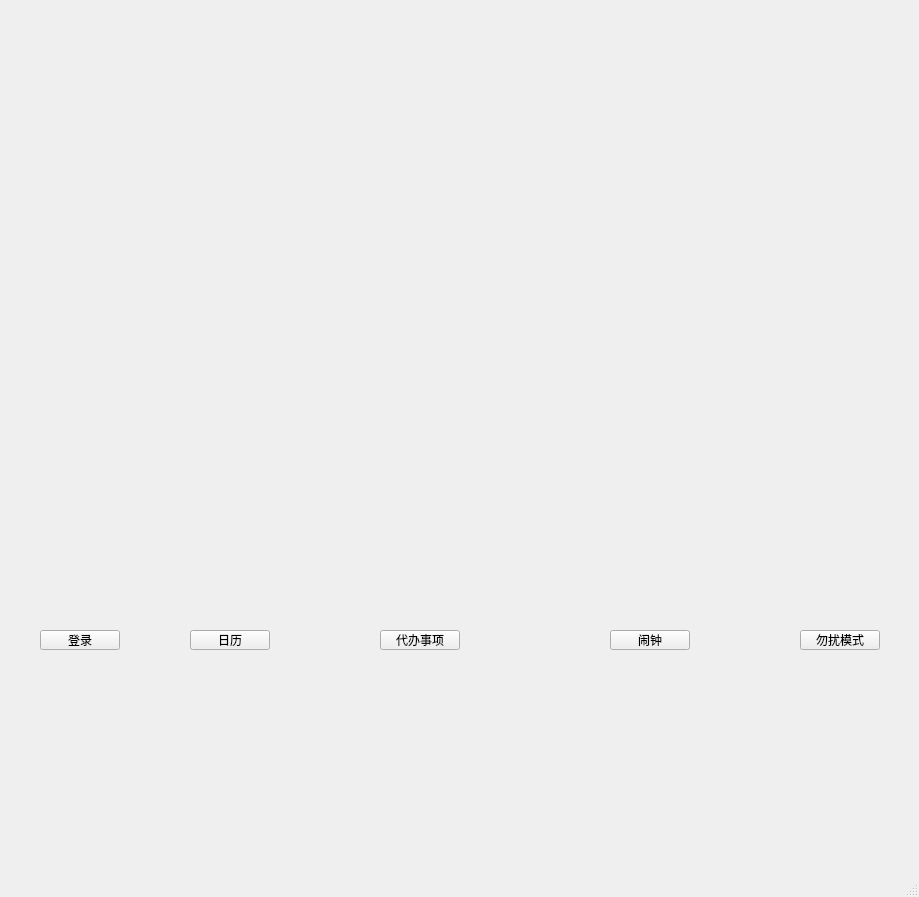
<?xml version="1.0" encoding="UTF-8"?>
<ui version="4.0">
 <class>shibi</class>
 <widget class="QMainWindow" name="shibi">
  <property name="geometry">
   <rect>
    <x>0</x>
    <y>0</y>
    <width>919</width>
    <height>897</height>
   </rect>
  </property>
  <property name="windowTitle">
   <string>shibi</string>
  </property>
  <property name="windowIcon">
   <iconset resource="image.qrc">
    <normaloff>:/image/shibi4.ico</normaloff>:/image/shibi4.ico</iconset>
  </property>
  <widget class="QWidget" name="centralwidget">
   <widget class="QStackedWidget" name="stackedWidget">
    <property name="geometry">
     <rect>
      <x>10</x>
      <y>10</y>
      <width>811</width>
      <height>591</height>
     </rect>
    </property>
    <property name="currentIndex">
     <number>-1</number>
    </property>
   </widget>
   <widget class="QPushButton" name="btn_lun">
    <property name="geometry">
     <rect>
      <x>190</x>
      <y>630</y>
      <width>80</width>
      <height>20</height>
     </rect>
    </property>
    <property name="text">
     <string>日历</string>
    </property>
   </widget>
   <widget class="QPushButton" name="btn_ing">
    <property name="geometry">
     <rect>
      <x>800</x>
      <y>630</y>
      <width>80</width>
      <height>20</height>
     </rect>
    </property>
    <property name="text">
     <string>勿扰模式</string>
    </property>
   </widget>
   <widget class="QPushButton" name="btn_clo">
    <property name="geometry">
     <rect>
      <x>610</x>
      <y>630</y>
      <width>80</width>
      <height>20</height>
     </rect>
    </property>
    <property name="text">
     <string>闹钟</string>
    </property>
   </widget>
   <widget class="QPushButton" name="btn_tod">
    <property name="geometry">
     <rect>
      <x>380</x>
      <y>630</y>
      <width>80</width>
      <height>20</height>
     </rect>
    </property>
    <property name="text">
     <string>代办事项</string>
    </property>
   </widget>
   <widget class="QPushButton" name="btn_log">
    <property name="geometry">
     <rect>
      <x>40</x>
      <y>630</y>
      <width>80</width>
      <height>20</height>
     </rect>
    </property>
    <property name="text">
     <string>登录</string>
    </property>
   </widget>
   <widget class="QStackedWidget" name="stackedWidget_2">
    <property name="geometry">
     <rect>
      <x>29</x>
      <y>669</y>
      <width>861</width>
      <height>371</height>
     </rect>
    </property>
   </widget>
  </widget>
  <widget class="QMenuBar" name="menubar">
   <property name="geometry">
    <rect>
     <x>0</x>
     <y>0</y>
     <width>919</width>
     <height>21</height>
    </rect>
   </property>
  </widget>
  <widget class="QStatusBar" name="statusbar"/>
 </widget>
 <resources>
  <include location="image.qrc"/>
 </resources>
 <connections/>
</ui>
